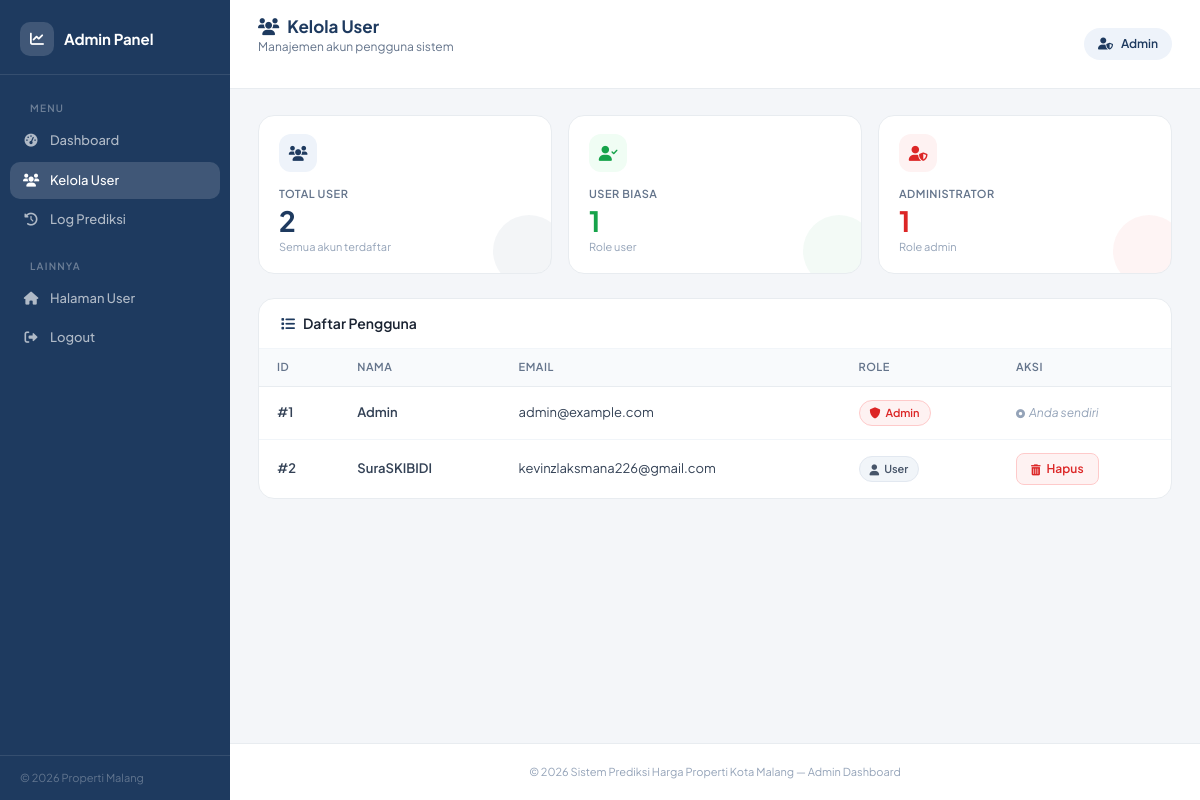
Page /admin/users (signed in) on the committed database.
### app.py (models this page shows)
class User(db.Model, UserMixin):
    __tablename__ = 'users'
    id = db.Column(db.Integer, primary_key=True)
    email = db.Column(db.String(120), unique=True, nullable=False)
    name = db.Column(db.String(100), nullable=False)
    password = db.Column(db.String(100), nullable=False)
    role = db.Column(db.String(20), nullable=False, default='user')
    def get_id(self):
        return str(self.id)

### app.py (the view)
@app.route('/admin/users')
@login_required
@admin_required
def admin_users():
    all_users = User.query.all()
    return render_template('admin_users.html', users=all_users)

### app.py (called while the page is built)
@app.context_processor
def inject_globals():
    return dict(timedelta=timedelta)

@login_manager.user_loader
def load_user(user_id):
    return User.query.get(int(user_id))

def admin_required(f):
    @wraps(f)
    def decorated_function(*args, **kwargs):
        if not current_user.is_authenticated:
            return redirect(url_for('login'))
        user = User.query.get(int(current_user.get_id()))
        if user.role != 'admin':
            abort(403)
        return f(*args, **kwargs)
    return decorated_function

### templates/admin_users.html (shortened to what this page needs)
<!DOCTYPE html>
<html lang="id">
<head>
    <link href="https://cdn.jsdelivr.net/npm/bootstrap@5.3.0/dist/css/bootstrap.min.css" rel="stylesheet">
    <link href="https://cdnjs.cloudflare.com/ajax/libs/font-awesome/6.0.0/css/all.min.css" rel="stylesheet">
</head>
<body>
<div class="sidebar">
    <div class="sidebar-brand">
        <div class="icon-wrap"><i class="fas fa-chart-line"></i></div>
        <span>Admin Panel</span>
    </div>
    <nav>
        <div class="nav-section-label">Menu</div>
        <a href="{{ url_for('admin_dashboard') }}">
            <i class="fas fa-tachometer-alt"></i> Dashboard
        </a>
        <a href="{{ url_for('admin_users') }}" class="active">
            <i class="fas fa-users"></i> Kelola User
        </a>
        <a href="{{ url_for('admin_logs') }}">
            <i class="fas fa-history"></i> Log Prediksi
        </a>
        <div class="nav-section-label">Lainnya</div>
        <a href="{{ url_for('dashboard') }}">
            <i class="fas fa-home"></i> Halaman User
        </a>
        <a href="{{ url_for('logout') }}">
            <i class="fas fa-sign-out-alt"></i> Logout
        </a>
    </nav>
    <div class="sidebar-footer">
        &copy; 2026 Properti Malang
    </div>
</div>
<div class="main-wrap">
    <div class="topbar">
        <div>
            <h1><i class="fas fa-users me-2"></i>Kelola User</h1>
            <p>Manajemen akun pengguna sistem</p>
        </div>
        <div class="admin-badge">
            <i class="fas fa-user-shield"></i> {{ current_user.name }}
        </div>
    </div>
    <div class="content">
        <div class="stats-grid">
            <div class="stat-card">
                <div class="s-deco blue"></div>
                <div class="s-icon blue"><i class="fas fa-users"></i></div>
                <div class="s-label">Total User</div>
                <div class="s-val blue">{{ users|length }}</div>
                <div class="s-sub">Semua akun terdaftar</div>
            </div>
            <div class="stat-card">
                <div class="s-deco green"></div>
                <div class="s-icon green"><i class="fas fa-user-check"></i></div>
                <div class="s-label">User Biasa</div>
                <div class="s-val green">{{ users|selectattr('role', 'equalto', 'user')|list|length }}</div>
                <div class="s-sub">Role user</div>
            </div>
            <div class="stat-card">
                <div class="s-deco red"></div>
                <div class="s-icon red"><i class="fas fa-user-shield"></i></div>
                <div class="s-label">Administrator</div>
                <div class="s-val red">{{ users|selectattr('role', 'equalto', 'admin')|list|length }}</div>
                <div class="s-sub">Role admin</div>
            </div>
        </div>
        <div class="section-card">
            <div class="sec-header">
                <div class="sec-header-left">
                    <i class="fas fa-list"></i>
                    <h5>Daftar Pengguna</h5>
                </div>
            </div>
            <div class="tbl-scroll">
                <table class="tbl">
                    <thead>
                        <tr>
                            <th>ID</th>
                            <th>Nama</th>
                            <th>Email</th>
                            <th>Role</th>
                            <th>Aksi</th>
                        </tr>
                    </thead>
                    <tbody>
                        {% for user in users %}
                        <tr>
                            <td class="td-id">#{{ user.id }}</td>
                            <td class="td-name">{{ user.name }}</td>
                            <td class="td-email">{{ user.email }}</td>
                            <td>
                                {% if user.role == 'admin' %}
                                    <span class="badge-role admin"><i class="fas fa-shield-alt"></i> Admin</span>
                                {% else %}
                                    <span class="badge-role user"><i class="fas fa-user"></i> User</span>
                                {% endif %}
                            </td>
                            <td>
                                {% if user.email != current_user.email %}
                                <a href="{{ url_for('admin_delete_user', user_id=user.id) }}"
                                   class="btn-delete"
                                   onclick="return confirm('Yakin ingin menghapus user {{ user.email }}?')">
                                    <i class="fas fa-trash-alt"></i> Hapus
                                </a>
                                {% else %}
                                <span class="td-self"><i class="fas fa-circle-dot me-1" style="font-size:9px;"></i>Anda sendiri</span>
                                {% endif %}
                            </td>
                        </tr>
                        {% endfor %}
                    </tbody>
                </table>
            </div>
        </div>
    </div>
    <footer>
        &copy; 2026 Sistem Prediksi Harga Properti Kota Malang &mdash; Admin Dashboard
    </footer>
</div>
</body>
</html>

### rows in the picture
User: name "Admin", id "1", email "admin@example.com", role "admin" (drawn), shows "Anda sendiri"
User: id "2", name "SuraSKIBIDI", email "kevinzlaksmana226@gmail.com", role "user" (drawn)

### other values in the picture
{{ users|length }} "2"
{{ users|selectattr('role', 'equalto', 'user')|list|length }} "1"
{{ users|selectattr('role', 'equalto', 'admin')|list|length }} "1"
